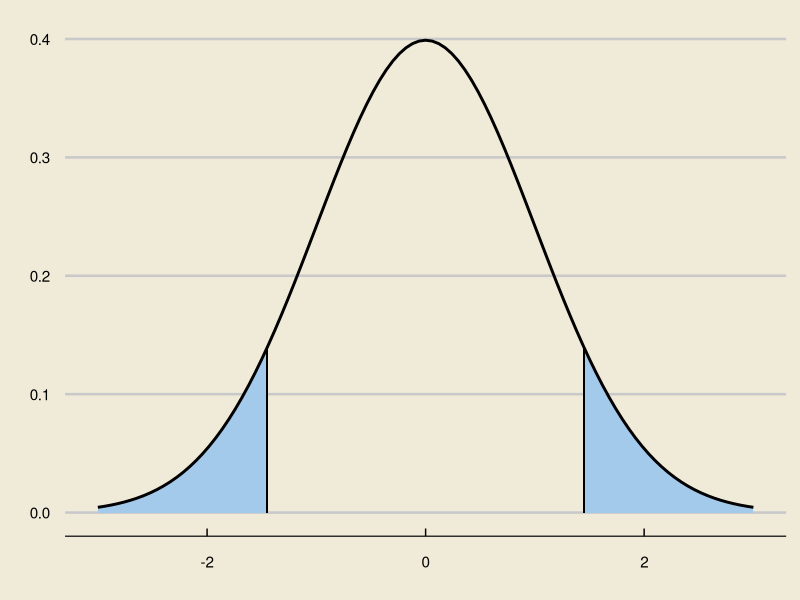
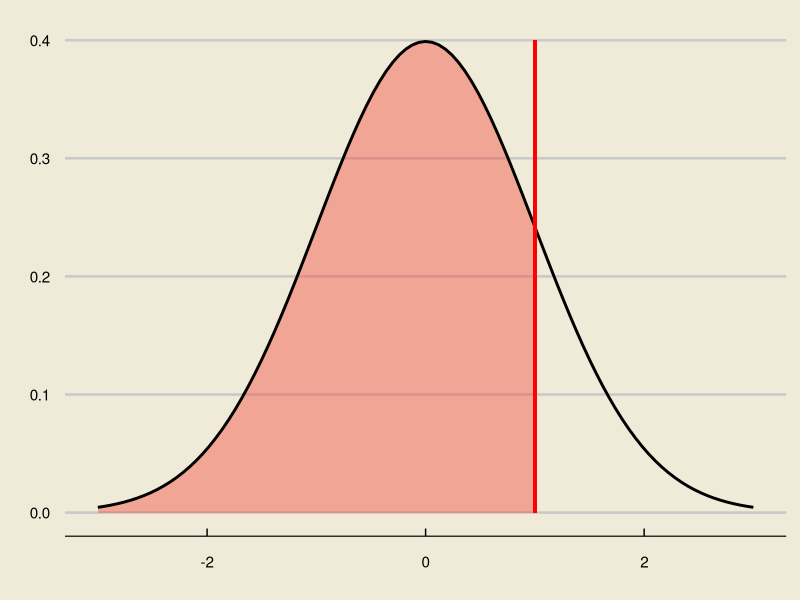
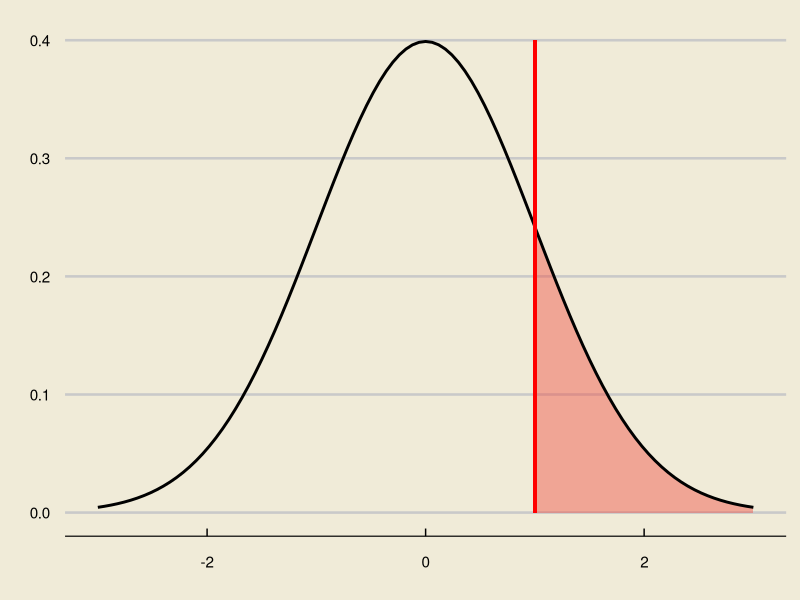
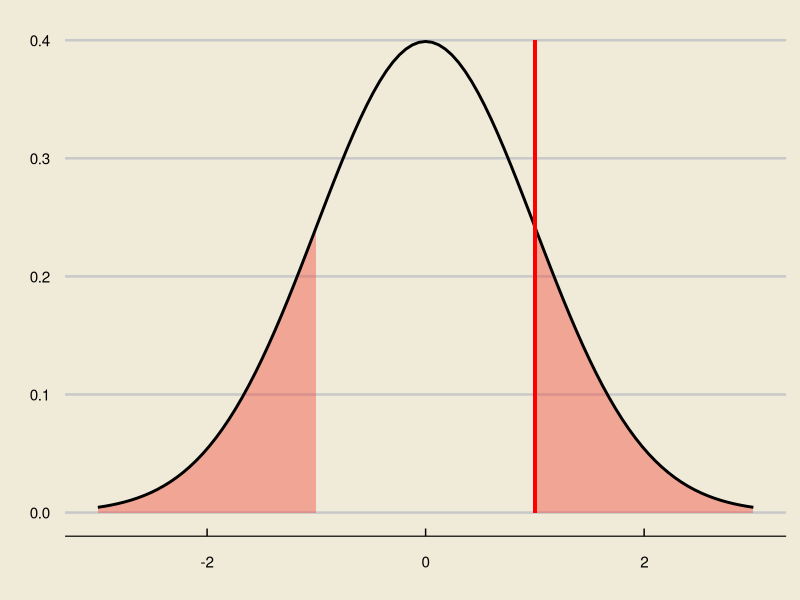
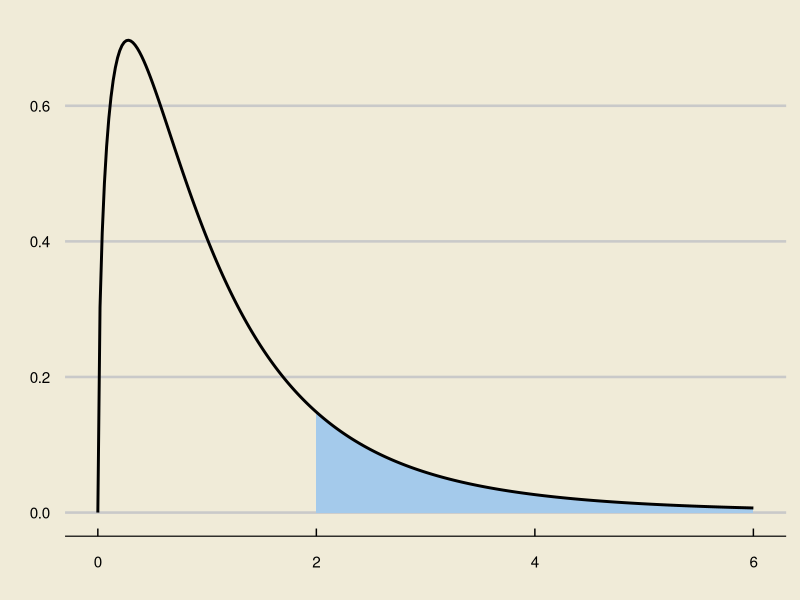
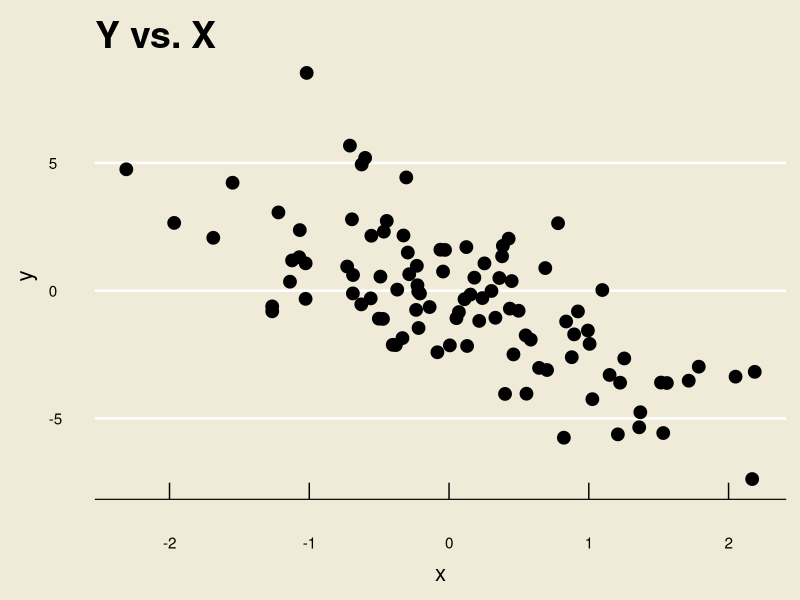
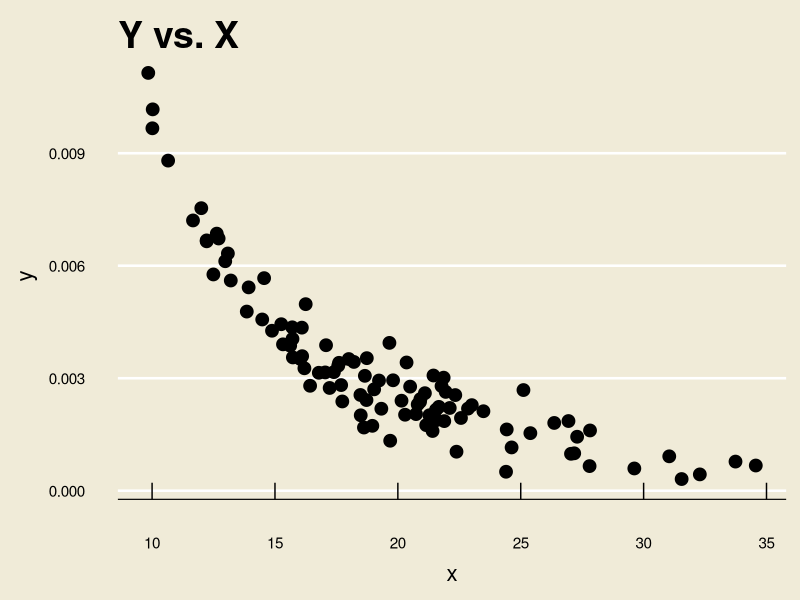
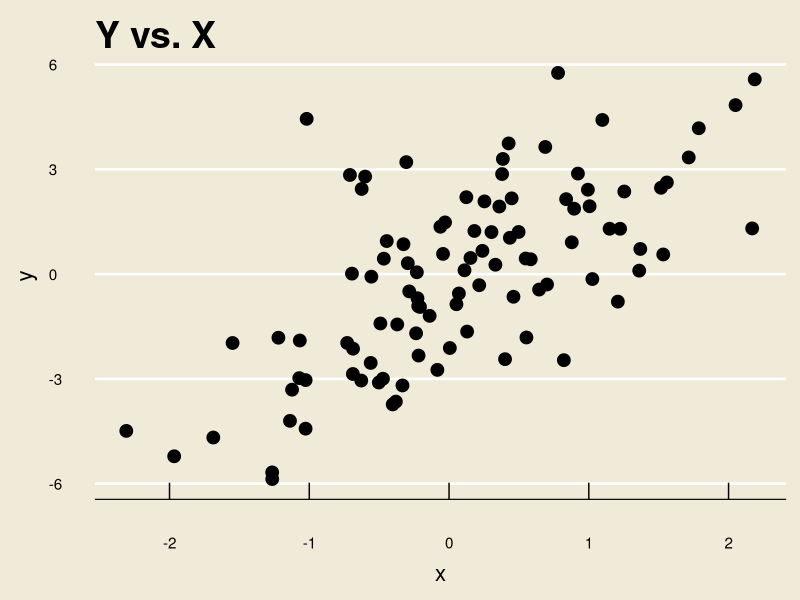

The R script that drew these images, in order:
## ---- chunk 1
library(tidyverse)
library(ggthemes)
## ---- chunk 2
#| echo: False

x <- seq(-3, 3, by = 0.1)
data.frame(x) %>% ggplot(aes(x = x)) +
  stat_function(fun = dnorm,
                args = list(0, 1),
                xlim = c(-3, -1.45),
                geom = "area",
                fill = "#a4caeb") +stat_function(fun = dnorm,
                args = list(0, 1),
                xlim = c(1.45, 3),
                geom = "area",
                fill = "#a4caeb") +
  stat_function(fun = dnorm,
                args = list(0, 1),
                linewidth = 1) +
  geom_segment(
    aes(
      x = -1.45,
      xend = -1.45,
      y = 0,
      yend = dnorm(-1.45)
    )) +
  geom_segment(
    aes(
      x = 1.45,
      xend = 1.45,
      y = 0,
      yend = dnorm(1.45)
    )) +
  theme_economist_white() +
  theme(
    panel.background = element_rect("#f0ebd8"),
    plot.background = element_rect(fill = "#f0ebd8")
  ) +
  xlab("") +
  ylab("") 
## ---- chunk 3
#| echo: False

x <- seq(-3, 3, by = 0.1)
data.frame(x) %>% ggplot(aes(x = x)) +
  stat_function(fun = dnorm,
                args = list(0, 1),
                xlim = c(-3, 1),
                geom = "area",
                fill = "#f04a3e6f") +
  stat_function(fun = dnorm,
                args = list(0, 1),
                linewidth = 1) +
  geom_segment(
    aes(
      x = 1,
      xend = 1,
      y = 0,
      yend = dnorm(-1.45)
    )) +
  geom_segment(
    aes(
      x = 1,
      xend = 1,
      y = 0,
      yend = 0.4
    ),
    col = "red",
    linewidth = 1) +
  theme_economist_white() +
  theme(
    panel.background = element_rect("#f0ebd8"),
    plot.background = element_rect(fill = "#f0ebd8")
  ) +
  xlab("") +
  ylab("") 
## ---- chunk 4
#| echo: False

x <- seq(-3, 3, by = 0.1)
data.frame(x) %>% ggplot(aes(x = x)) +
  stat_function(fun = dnorm,
                args = list(0, 1),
                xlim = c(1, 3),
                geom = "area",
                fill = "#f04a3e6f") +
  stat_function(fun = dnorm,
                args = list(0, 1),
                linewidth = 1) +
  geom_segment(
    aes(
      x = 1,
      xend = 1,
      y = 0,
      yend = dnorm(-1.45)
    )) +
  geom_segment(
    aes(
      x = 1,
      xend = 1,
      y = 0,
      yend = 0.4
    ),
    col = "red",
    linewidth = 1) +
  theme_economist_white() +
  theme(
    panel.background = element_rect("#f0ebd8"),
    plot.background = element_rect(fill = "#f0ebd8")
  ) +
  xlab("") +
  ylab("") 
## ---- chunk 5
#| echo: False

x <- seq(-3, 3, by = 0.1)
data.frame(x) %>% ggplot(aes(x = x)) +
  stat_function(fun = dnorm,
                args = list(0, 1),
                xlim = c(-3, -1),
                geom = "area",
                fill = "#f04a3e6f") +
  stat_function(fun = dnorm,
                args = list(0, 1),
                xlim = c(1, 3),
                geom = "area",
                fill = "#f04a3e6f") +
  stat_function(fun = dnorm,
                args = list(0, 1),
                linewidth = 1) +
  geom_segment(
    aes(
      x = 1,
      xend = 1,
      y = 0,
      yend = dnorm(-1.45)
    )) +
  geom_segment(
    aes(
      x = 1,
      xend = 1,
      y = 0,
      yend = 0.4
    ),
    col = "red",
    linewidth = 1) +
  theme_economist_white() +
  theme(
    panel.background = element_rect("#f0ebd8"),
    plot.background = element_rect(fill = "#f0ebd8")
  ) +
  xlab("") +
  ylab("") 
## ---- chunk 6
library(tidyverse)
data.frame(x = seq(0, 6, by = 0.01)) %>%
  ggplot(aes(x = x)) +
  stat_function(fun = df,
                args = list(3, 10),
                xlim = c(2, 6),
                geom = "area",
                fill = "#a4caeb",
                n = 300) +
  stat_function(fun = df,
                args = list(3, 10),
                linewidth = 1,
                n = 300) +
  theme_economist_white() +
  theme(
    panel.background = element_rect("#f0ebd8"),
    plot.background = element_rect(fill = "#f0ebd8")
  ) +
  xlab("") +
  ylab("")
## ---- chunk 7
set.seed(123)
x <- rnorm(100)
y <- -2 * x + rnorm(100, 0, 2)

data.frame(x, y) %>%
  ggplot(aes(x = x, y = y)) +
  geom_point(size = 4) +
  theme_economist(base_size = 24) +
  ggtitle("Y vs. X") +
  theme(panel.background = element_rect("#f0ebd8"),
        plot.background = element_rect(fill = "#f0ebd8"),
        axis.title.y = element_text(size = 16,
                                    margin = margin(
                                      t = 0, 
                                      r = 10,
                                      b = 0, 
                                      l = 0)),
        axis.title.x = element_text(size = 16,
                                    margin = margin(
                                      t = 10, 
                                      r = 0,
                                      b = 0, 
                                      l = 0)),
        title = element_text(size = 18)
  )
## ---- chunk 8
set.seed(123)
x <- rchisq(100, 20)
y <- (1 / x^2) + rnorm(100, 0, 0.0005)

data.frame(x, y) %>%
  ggplot(aes(x = x, y = y)) +
  geom_point(size = 4) +
  theme_economist(base_size = 24) +
  ggtitle("Y vs. X") +
  theme(panel.background = element_rect("#f0ebd8"),
        plot.background = element_rect(fill = "#f0ebd8"),
        axis.title.y = element_text(size = 16,
                                    margin = margin(
                                      t = 0, 
                                      r = 10,
                                      b = 0, 
                                      l = 0)),
        axis.title.x = element_text(size = 16,
                                    margin = margin(
                                      t = 10, 
                                      r = 0,
                                      b = 0, 
                                      l = 0)),
        title = element_text(size = 18)
  )
## ---- chunk 9
set.seed(123)
x <- rnorm(100)
y <- 2 * x + rnorm(100, 0, 2)

data.frame(x, y) %>%
  ggplot(aes(x = x, y = y)) +
  geom_point(size = 4) +
  theme_economist(base_size = 24) +
  ggtitle("Y vs. X") +
  theme(panel.background = element_rect("#f0ebd8"),
        plot.background = element_rect(fill = "#f0ebd8"),
        axis.title.y = element_text(size = 16,
                                    margin = margin(
                                      t = 0, 
                                      r = 10,
                                      b = 0, 
                                      l = 0)),
        axis.title.x = element_text(size = 16,
                                    margin = margin(
                                      t = 10, 
                                      r = 0,
                                      b = 0, 
                                      l = 0)),
        title = element_text(size = 18)
  )
## ---- chunk 10
set.seed(123)
x <- rchisq(100, 20)
y <- 1 - (1/x^2)  + rnorm(100, 0, 0.0007)

data.frame(x, y) %>%
  ggplot(aes(x = x, y = y)) +
  geom_point(size = 4) +
  theme_economist(base_size = 24) +
  ggtitle("Y vs. X") +
  theme(panel.background = element_rect("#f0ebd8"),
        plot.background = element_rect(fill = "#f0ebd8"),
        axis.title.y = element_text(size = 16,
                                    margin = margin(
                                      t = 0, 
                                      r = 10,
                                      b = 0, 
                                      l = 0)),
        axis.title.x = element_text(size = 16,
                                    margin = margin(
                                      t = 10, 
                                      r = 0,
                                      b = 0, 
                                      l = 0)),
        title = element_text(size = 18)
  )
## ---- chunk 11
set.seed(123)
x <- rchisq(100, 20)
y <- rchisq(100, 20)

data.frame(x, y) %>%
  ggplot(aes(x = x, y = y)) +
  geom_point(size = 4) +
  theme_economist(base_size = 24) +
  ggtitle("Y vs. X") +
  theme(panel.background = element_rect("#f0ebd8"),
        plot.background = element_rect(fill = "#f0ebd8"),
        axis.title.y = element_text(size = 16,
                                    margin = margin(
                                      t = 0, 
                                      r = 10,
                                      b = 0, 
                                      l = 0)),
        axis.title.x = element_text(size = 16,
                                    margin = margin(
                                      t = 10, 
                                      r = 0,
                                      b = 0, 
                                      l = 0)),
        title = element_text(size = 18)
  )
## ---- chunk 12
set.seed(123)
x <- rnorm(100)
y <- 2 * x + rnorm(100, 0, 2.1)

data.frame(x, y) %>%
  ggplot(aes(x = x, y = y)) +
  geom_point(size = 4) +
  theme_economist(base_size = 24) +
  ggtitle("Y1 vs. X1") +
  theme(panel.background = element_rect("#f0ebd8"),
        plot.background = element_rect(fill = "#f0ebd8"),
        axis.title.y = element_text(size = 16,
                                    margin = margin(
                                      t = 0, 
                                      r = 10,
                                      b = 0, 
                                      l = 0)),
        axis.title.x = element_text(size = 16,
                                    margin = margin(
                                      t = 10, 
                                      r = 0,
                                      b = 0, 
                                      l = 0)),
        title = element_text(size = 18)
  )
## ---- chunk 13
set.seed(123)
x <- rnorm(100)
y <- 2 * x + rnorm(100, 0, 0.5)

data.frame(x, y) %>%
  ggplot(aes(x = x, y = y)) +
  geom_point(size = 4) +
  theme_economist(base_size = 24) +
  ggtitle("Y2 vs. X2") +
  theme(panel.background = element_rect("#f0ebd8"),
        plot.background = element_rect(fill = "#f0ebd8"),
        axis.title.y = element_text(size = 16,
                                    margin = margin(
                                      t = 0, 
                                      r = 10,
                                      b = 0, 
                                      l = 0)),
        axis.title.x = element_text(size = 16,
                                    margin = margin(
                                      t = 10, 
                                      r = 0,
                                      b = 0, 
                                      l = 0)),
        title = element_text(size = 18)
  )
